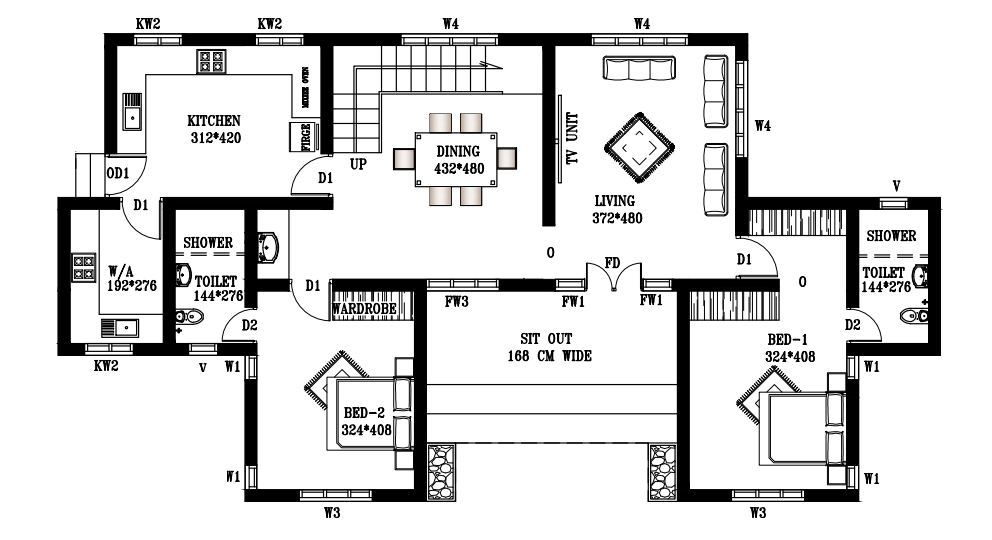
#> input picture Images/Examples/example.png, 1984 x 1080 px (shown at 1/2 size)
$ python distance_transform.py
#> lines starting #> are read from the running program, lines starting #| are printed output that depends on the picture; after the words box and inside, x2 and y2 are one past the last pixel; in counts of white or black regions, pixels touching at a corner belong together
### FloorplanToBlenderLib/detect.py
import cv2
import numpy as np
from . import image
from . import const
from . import image
from . import calculate
from . import transform
import math

# Calculate (actual) size of apartment

"""
Detect
This file contains functions used when detecting and calculating shapes in images.

FloorplanToBlender3d
Copyright (C) 2022 Daniel Westberg
"""


def wall_filter(gray):
    """
    Filter walls
    Filter out walls from a grayscale image
    @Param image
    @Return image of walls
    """
    _, thresh = cv2.threshold(
        gray,
        const.WALL_FILTER_TRESHOLD[0],
        const.WALL_FILTER_TRESHOLD[1],
        cv2.THRESH_BINARY_INV + cv2.THRESH_OTSU,
    )

    # noise removal
    kernel = np.ones(const.WALL_FILTER_KERNEL_SIZE, np.uint8)
    opening = cv2.morphologyEx(
        thresh,
        cv2.MORPH_OPEN,
        kernel,
        iterations=const.WALL_FILTER_MORPHOLOGY_ITERATIONS,
    )

    sure_bg = cv2.dilate(
        opening, kernel, iterations=const.WALL_FILTER_DILATE_ITERATIONS
    )

    dist_transform = cv2.distanceTransform(
        opening, cv2.DIST_L2, const.WALL_FILTER_DISTANCE
    )
    ret, sure_fg = cv2.threshold(
        const.WALL_FILTER_DISTANCE_THRESHOLD[0] * dist_transform,
        const.WALL_FILTER_DISTANCE_THRESHOLD[1] * dist_transform.max(),
        const.WALL_FILTER_MAX_VALUE,
        const.WALL_FILTER_THRESHOLD_TECHNIQUE,
    )

    sure_fg = np.uint8(sure_fg)
    unknown = cv2.subtract(sure_bg, sure_fg)

    return unknown


def precise_boxes(detect_img, output_img=None, color=[100, 100, 0]):
    """
    Detect corners with boxes in image with high precision
    @Param detect_img image to detect from @mandatory
    @Param output_img image for output
    @Param color to set on output
    @Return corners(list of boxes), output image
    @source https://stackoverflow.com/questions/50930033/drawing-lines-and-distance-to-them-on-image-opencv-python
    """
    res = []

    contours, _ = cv2.findContours(
        detect_img, cv2.RETR_EXTERNAL, cv2.CHAIN_APPROX_SIMPLE
    )

    for cnt in contours:
        epsilon = const.PRECISE_BOXES_ACCURACY * cv2.arcLength(cnt, True)
        approx = cv2.approxPolyDP(cnt, epsilon, True)
        if output_img is not None:
            output_img = cv2.drawContours(output_img, [approx], 0, color)
        res.append(approx)

    return res, output_img


# [112 lines left out: functions __corners_and_draw_lines, find_rooms, and_remove_precise_boxes, not called in this run]


def outer_contours(detect_img, output_img=None, color=[255, 255, 255]):
    """
    Get the outer side of floorplan, used to get ground
    @Param detect_img image to detect from @mandatory
    @Param output_img image for output
    @Param color to set on output
    @Return approx, box
    @Source https://stackoverflow.com/questions/50930033/drawing-lines-and-distance-to-them-on-image-opencv-python
    """
    ret, thresh = cv2.threshold(
        detect_img,
        const.OUTER_CONTOURS_TRESHOLD[0],
        const.OUTER_CONTOURS_TRESHOLD[1],
        cv2.THRESH_BINARY_INV,
    )

    contours, hierarchy = cv2.findContours(
        thresh.copy(), cv2.RETR_EXTERNAL, cv2.CHAIN_APPROX_SIMPLE
    )

    largest_contour_area = 0
    for cnt in contours:
        if cv2.contourArea(cnt) > largest_contour_area:
            largest_contour_area = cv2.contourArea(cnt)
            largest_contour = cnt

    epsilon = const.PRECISE_BOXES_ACCURACY * cv2.arcLength(largest_contour, True)
    approx = cv2.approxPolyDP(largest_contour, epsilon, True)
    if output_img is not None:
        output_img = cv2.drawContours(output_img, [approx], 0, color)
    return approx, output_img


# [339 lines left out: functions doors, windows, feature_match, find_details, not called in this run]

### Development Center/Detections/Room/distance_transform.py
from __future__ import print_function
import cv2 as cv
import numpy as np
import argparse
import random as rng
import sys
import os

"""
Perform wall detection and distance transform for floorplan processing.
"""

# Set paths for images and libraries
floorplan_lib_path = os.path.dirname(os.path.realpath(__file__)) + "/../../../"
example_image_path = (
    os.path.dirname(os.path.realpath(__file__)) + "/../../../Images/Examples/example.png"
)

# Add FloorplanToBlenderLib to path for imports
try:
    sys.path.insert(0, floorplan_lib_path)
    print(sys.path)
    from FloorplanToBlenderLib import detect  # import only the detect module
except ImportError:
    from FloorplanToBlenderLib import detect

# Random seed initialization for reproducible results
rng.seed(12345)

# Read the input floorplan image
src = cv.imread(example_image_path)
#> src is the input picture: shape (1080, 1984, 3); mean B, G, R 219.8, 219.9, 219.9

if src is None:
    raise FileNotFoundError("Error: Could not load the image. Check the path.")

# Step 1: Convert to grayscale
gray = cv.cvtColor(src, cv.COLOR_BGR2GRAY)

# Step 2: Initialize blank image for result visualization
height, width, channels = src.shape
#> height = 1080; width = 1984; channels = 3
blank_image = np.zeros((height, width, 3), np.uint8)

# Step 3: Wall detection and filtering
# 'wall_filter' function removes noise and isolates walls
wall_img = detect.wall_filter(gray)
#> in wall_filter, `_, thresh = cv2.threshold( gray, const.WALL_FILTER_TRESHOLD[0], const...`: thresh: shape (1080, 1984); 14.2% white; 187 white regions (3 under 20 px), largest, box (x1, y1, x2, y2) and area: (114, 66, 1884, 1004) 244448, (1208, 224, 1350, 368) 4344, (786, 226, 1034, 412) 3996
#> in wall_filter, `opening = cv2.morphologyEx( thresh, cv2.MORPH_OPEN, kernel, iterations..`: opening: shape (1080, 1984); 8.9% white; 176 white regions, largest, box (x1, y1, x2, y2) and area: (266, 394, 668, 712) 27272, (1342, 556, 1560, 1004) 19156, (664, 558, 854, 1004) 18976
#> in wall_filter, `sure_bg = cv2.dilate( opening, kernel, iterations=const.WALL_FILTER_DI..`: sure_bg: shape (1080, 1984); 12.4% white; 125 white regions, largest, box (x1, y1, x2, y2) and area: (263, 383, 671, 715) 34684, (653, 555, 857, 1007) 25692, (1339, 553, 1563, 1007) 24052
#> in wall_filter, `ret, sure_fg = cv2.threshold( const.WALL_FILTER_DISTANCE_THRESHOLD[0] ..`:
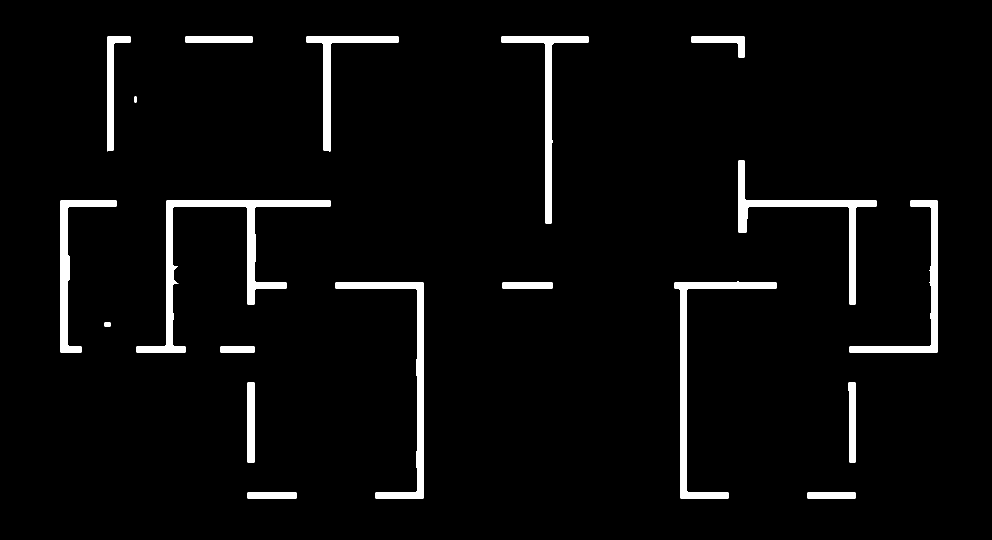
#> sure_fg: shape (1080, 1984) float32 (shown at 1/2 size); 3.5% white; 19 white regions, largest, box (x1, y1, x2, y2) and area: (273, 401, 661, 705) 12417, (1349, 563, 1553, 997) 8556, (671, 565, 847, 997) 8344
#> in wall_filter, `ret, sure_fg = cv2.threshold( const.WALL_FILTER_DISTANCE_THRESHOLD[0] ..`: ret = 3.6
#> in wall_filter, `unknown = cv2.subtract(sure_bg, sure_fg)`:
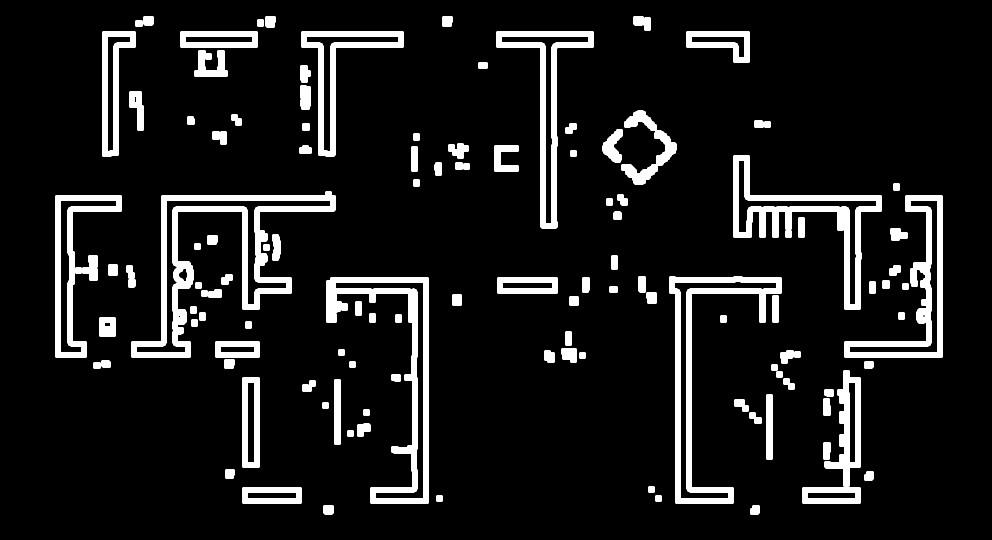
#> unknown: shape (1080, 1984) (shown at 1/2 size); 8.8% white; 125 white regions

# Visualize filtered wall image
cv.imshow("Wall Image", wall_img)

# Step 4: Detect wall bounding boxes
# 'precise_boxes' finds bounding boxes around detected walls
boxes, blank_image = detect.precise_boxes(wall_img, blank_image)
#> in precise_boxes, `contours, _ = cv2.findContours( detect_img, cv2.RETR_EXTERNAL, cv2.CHA..`: contours = 125 contours; largest, box (x1, y1, x2, y2) and area: (263, 383, 671, 715) 33904, (653, 555, 857, 1007) 24792, (1339, 553, 1563, 1007) 23235, (1467, 311, 1763, 619) 21556, (1689, 391, 1885, 715) 18093
#> the loop in precise_boxes, `for cnt in contours:` made 125 passes
#> epsilon on passes 1, 2, 8, 9, 10, 12, 13, 16, 17, 19, 20, 22: 0.0668, 0.0708, 0.0668, 0.0674, 0.0914, 0.0982, 0.0868, 0.0988, 0.0914, 0.0594, 0.0942, 0.0828
#> (epsilon, approx) on passes 3, 4, 5, 6, 7, 11: (0.044, [[1311, 991], [1311, 1002], [1322, 1002], [1322, 991]]), (0.044, [[873, 991], [873, 1002], [884, 1002], [884, 991]]), (0.292, [[1605, 975], [1605, 1006], [1720, 1006], [1720, 975]]), (0.296, [[485, 975], [485, 1006], [602, 1006], [602, 975]]), (0.044, [[1297, 973], [1297, 984], [1308, 984], [1308, 973]]), (0.044, [[695, 861], [695, 872], [706, 872], [706, 861]])
#> after the loop in precise_boxes, `for cnt in contours:`:
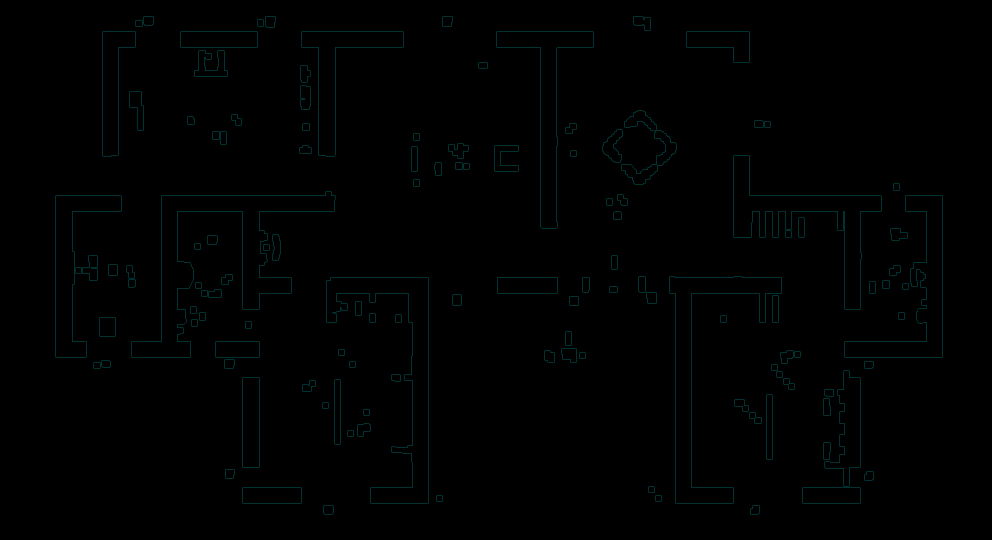
#> output_img: shape (1080, 1984, 3) (shown at 1/2 size); mean of channels 0, 1, 2 1.1, 1.1, 0; drawn as B, G, R
#> after the loop in precise_boxes, `for cnt in contours:`: res = 125 contours; largest, box (x1, y1, x2, y2) and area: (263, 383, 671, 715) 34183, (653, 555, 857, 1007) 24931, (1339, 553, 1563, 1007) 23395, (1467, 311, 1763, 619) 21833, (1689, 391, 1885, 715) 18246
#> boxes has the same summary as res in precise_boxes

# Display wall boxes over a blank image
cv.imshow("Wall Boxes", blank_image)

# Step 5: Detect outer contours
# 'outer_contours' identifies the largest wall outline
contours, blank_image = detect.outer_contours(gray, blank_image, color=(255, 0, 0))
#> in outer_contours, `ret, thresh = cv2.threshold( detect_img, const.OUTER_CONTOURS_TRESHOLD..`:
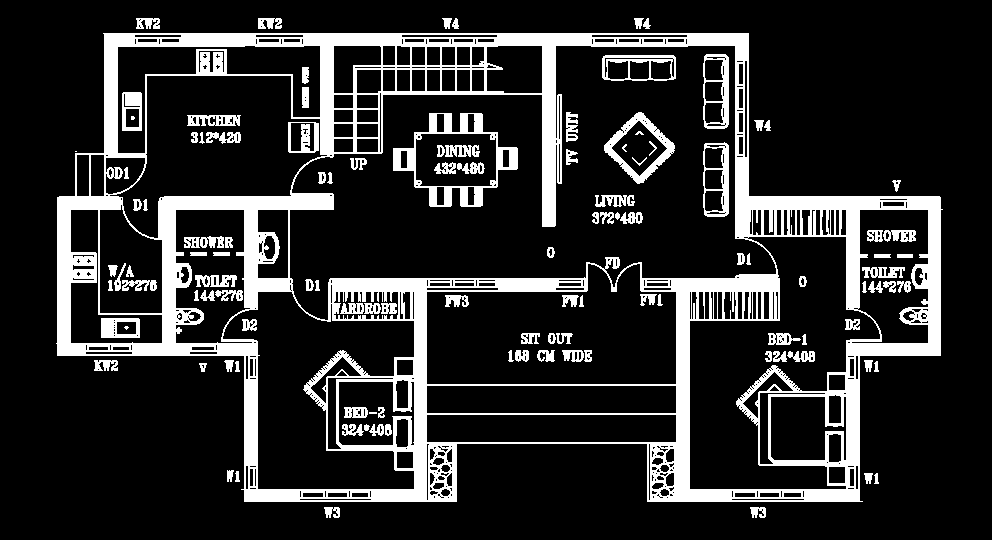
#> thresh: shape (1080, 1984) (shown at 1/2 size); 17.3% white; 119 white regions (1 under 20 px)
#> in outer_contours, `ret, thresh = cv2.threshold( detect_img, const.OUTER_CONTOURS_TRESHOLD..`: ret = 230
#> in outer_contours, `contours, hierarchy = cv2.findContours( thresh.copy(), cv2.RETR_EXTERN..`: contours = 23 contours, 1 with area under 20; largest, box (x1, y1, x2, y2) and area: (112, 66, 1886, 1004) 1304148, (516, 36, 564, 58) 702, (272, 36, 320, 58) 678, (188, 720, 236, 742) 648, (1500, 1014, 1532, 1036) 436
#> the loop in outer_contours, `for cnt in contours:` made 23 passes
#> largest_contour_area on passes 1, 12, 17: 435.5, 648, 1304147.5
#> cnt on pass 14: [[150, 302], [150, 303], [153, 303], [153, 302]]
#> after the loop in outer_contours, `for cnt in contours:`: largest_contour = contour of 55 points, box (x1, y1, x2, y2) (112, 66, 1886, 1004), area 1304148; largest_contour_area = 1304147.5
#> in outer_contours, `epsilon = const.PRECISE_BOXES_ACCURACY * cv2.arcLength(largest_contour..`: epsilon = 5.67
#> in outer_contours, `approx = cv2.approxPolyDP(largest_contour, epsilon, True)`: approx = contour of 22 points, box (x1, y1, x2, y2) (114, 66, 1886, 1004), area 1305598
#> in outer_contours, `output_img = cv2.drawContours(output_img, [approx], 0, color)`:
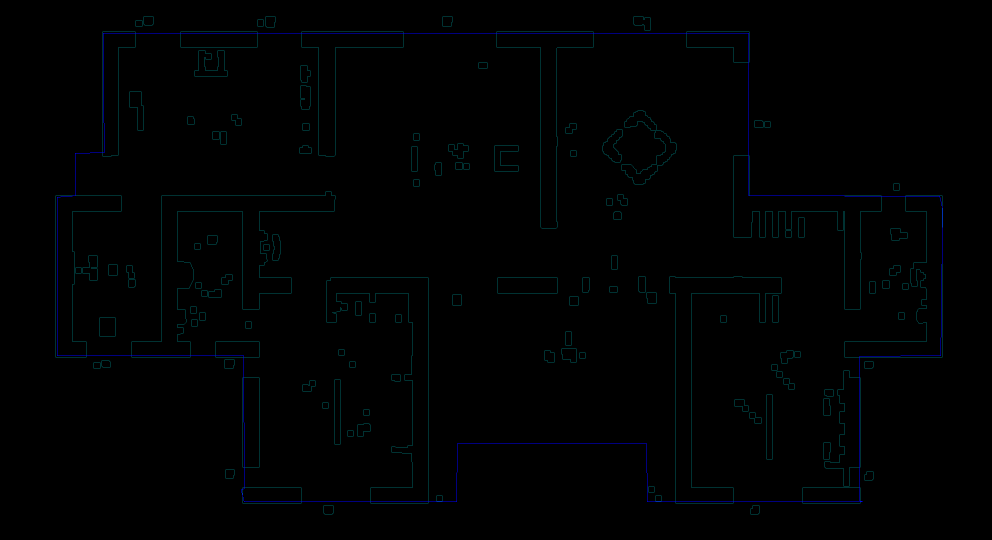
#> output_img: shape (1080, 1984, 3) (shown at 1/2 size); 0.26% of pixels changed, all inside (x1, y1, x2, y2) = (114, 66, 1886, 1004); drawn as B, G, R
#> contours has the same summary as approx in outer_contours

# Step 6: Set black background for further processing
src[np.all(src == 255, axis=2)] = 0
cv.imshow("Black Background Image", src)

# Step 7: Laplacian filtering for edge enhancement
kernel = np.array([[1, 1, 1], [1, -8, 1], [1, 1, 1]], dtype=np.float32)
imgLaplacian = cv.filter2D(src, cv.CV_32F, kernel)  # Apply Laplacian filter
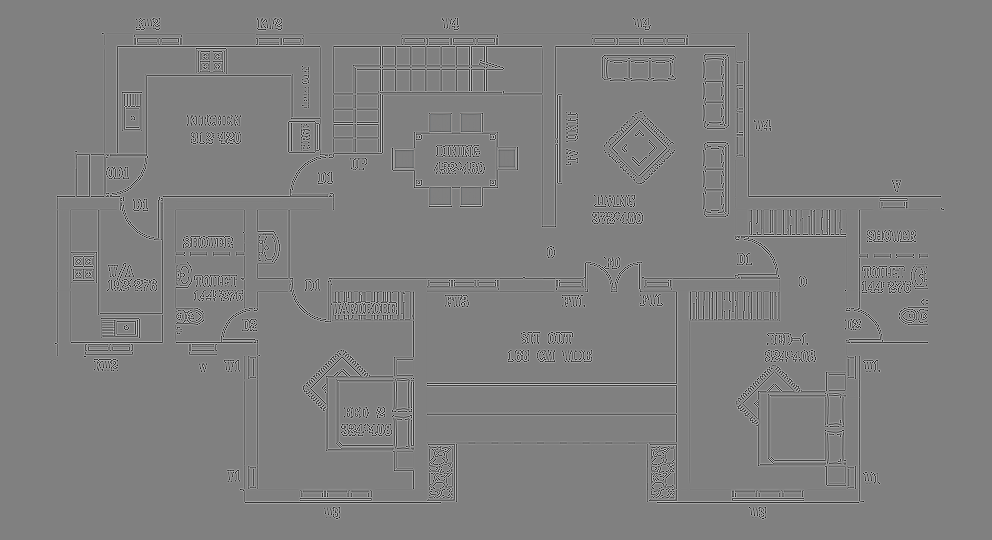
#> imgLaplacian: shape (1080, 1984, 3) float32 (shown at 1/2 size); mean B, G, R 0, 0, 0; drawn with min black and max white
sharp = np.float32(src)
imgResult = sharp - imgLaplacian  # Subtract edges from original to sharpen

# Convert to 8-bit grayscale
imgResult = np.clip(imgResult, 0, 255).astype("uint8")
cv.imshow("Sharpened Image", imgResult)

# Step 8: Binary thresholding for foreground extraction
bw = cv.cvtColor(imgResult, cv.COLOR_BGR2GRAY)
_, bw = cv.threshold(bw, 40, 255, cv.THRESH_BINARY | cv.THRESH_OTSU)
#> bw: shape (1080, 1984); 6.3% white in thin lines or dots, all inside (x1, y1, x2, y2) = (110, 36, 1888, 1038)
cv.imshow("Binary Image", bw)

# Step 9: Distance transform
dist = cv.distanceTransform(bw, cv.DIST_L2, 3)
cv.normalize(dist, dist, 0, 1.0, cv.NORM_MINMAX)  # Normalize to [0, 1]
#> dist: shape (1080, 1984) float32; min 0, max 1, mean 0.00473
cv.imshow("Distance Transform", dist)

# Step 10: Threshold peaks in the distance transform
_, dist = cv.threshold(dist, 0.5, 1.0, cv.THRESH_BINARY)
#> dist: shape (1080, 1984) float32; values 0 (black) and 1 (white), 0.1% white; 6 white regions, box (x1, y1, x2, y2) and area: (869, 237, 893, 255) 432, (869, 383, 893, 401) 432, (931, 237, 953, 255) 396, (931, 383, 953, 401) 396, (799, 309, 817, 327) 322, (1007, 309, 1019, 325) 192
kernel1 = np.ones((3, 3), dtype=np.uint8)
dist = cv.dilate(dist, kernel1)  # Dilate to merge nearby peaks
#> dist: shape (1080, 1984) float32; values 0 (black) and 1 (white), 0.12% white; 6 white regions, box (x1, y1, x2, y2) and area: (868, 236, 894, 256) 520, (868, 382, 894, 402) 520, (930, 236, 954, 256) 480, (930, 382, 954, 402) 480, (798, 308, 818, 328) 398, (1006, 308, 1020, 326) 252
cv.imshow("Peaks", dist)

# Step 11: Find contours of the peaks
dist_8u = dist.astype("uint8")
#> dist_8u: shape (1080, 1984); values 0 (black) and 1 (white), 0.12% white; 6 white regions
contours, _ = cv.findContours(dist_8u, cv.RETR_EXTERNAL, cv.CHAIN_APPROX_SIMPLE)
#> contours = 6 contours; box (x1, y1, x2, y2) and area: (868, 382, 894, 402) 475, (868, 236, 894, 256) 475, (930, 382, 954, 402) 437, (930, 236, 954, 256) 437, (798, 308, 818, 328) 360, (1006, 308, 1020, 326) 221

# Step 12: Marker-based watershed segmentation
markers = np.zeros(dist.shape, dtype=np.int32)

# Draw markers for each detected peak
for i in range(len(contours)):
    cv.drawContours(markers, contours, i, (i + 1), -1)
#> this loop made 6 passes
#> markers: shape (1080, 1984) int32; 7 distinct labels, from 0 to 6

# Draw background marker at (5, 5)
cv.circle(markers, (5, 5), 3, (255, 255, 255), -1)
#> markers: shape (1080, 1984) int32; 8 distinct labels, from 0 to 255

# Apply watershed algorithm
cv.watershed(imgResult, markers)

# Convert markers to 8-bit for visualization
mark = markers.astype("uint8")
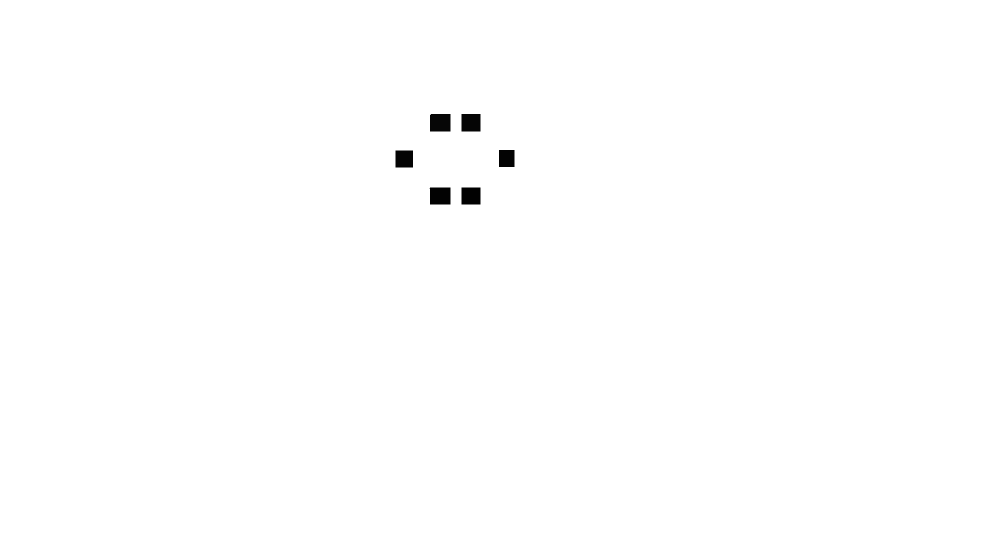
#> mark: shape (1080, 1984) (shown at 1/2 size); min 1, max 255, mean 254.1
mark = cv.bitwise_not(mark)

# Step 13: Generate random colors for segmented regions
colors = []
for contour in contours:
    colors.append((rng.randint(0, 256), rng.randint(0, 256), rng.randint(0, 256)))
#> this loop made 6 passes
#> contour on passes 1, 2, 3, 5, 6: [[930, 382], [930, 401], [953, 401], [953, 382]], [[868, 382], [868, 401], [893, 401], [893, 382]], [[1006, 308], [1006, 325], [1019, 325], [1019, 308]], [[930, 236], [930, 255], [953, 255], [953, 236]], [[868, 236], [868, 255], [893, 255], [893, 236]]
#> after the loop, colors = [(213, 5, 152), (188, 99, 138), (223, 82, 191), (63, 221, 133), (89, 95, 181), (46, 211, 85)]

# Step 14: Visualize the final result with random colors
dst = np.zeros((markers.shape[0], markers.shape[1], 3), dtype=np.uint8)
for i in range(markers.shape[0]):
    for j in range(markers.shape[1]):
        index = markers[i, j]
        if index > 0 and index <= len(contours):
            dst[i, j, :] = colors[index - 1]

cv.imshow("Final Result", dst)

# Wait for user input and close windows
cv.waitKey(0)
cv.destroyAllWindows()
